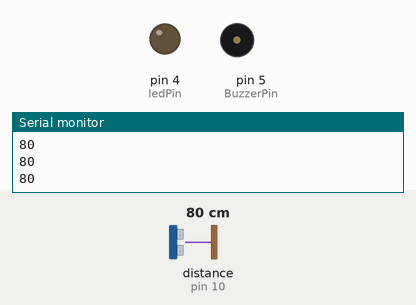
A sketch run on a simulated Arduino Uno, built with avr-gcc and run on an emulated ATmega328P. Parts: output pins drawn as LEDs (lit = HIGH), buzzer (waves = sounding), the last lines printed to the serial monitor. Wiring (inferred from the names in the program): ultrasonic range finder: trigger pin 9; echo pin 10. Dashed ring = blinking. The test bench sets the inputs (shaded band); at power-on: distance to the obstacle (sensor on pin 10) 80 cm. The echo pulse lasts 58.3 µs per cm; pins used as bus, display or sensor lines are not drawn.

Above: at 1.2 s.
1.3 s: distance to the obstacle (sensor on pin 10) set to 33 cm
2.8 s: distance to the obstacle (sensor on pin 10) set to 27 cm
At 3.3 s:
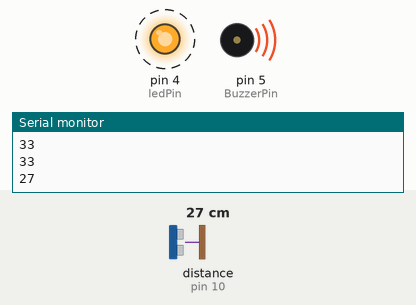
5.8 s: distance to the obstacle (sensor on pin 10) set to 6 cm
At 5.95 s:
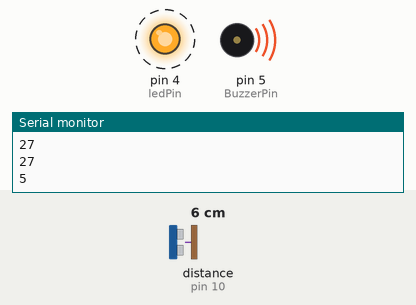
8.8 s: distance to the obstacle (sensor on pin 10) set to 3 cm
At 10.1 s:
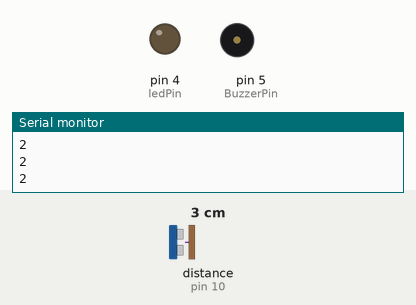
Timing chart, 0 to 11.3 s (numbered marks = the images above; inputs shaded):
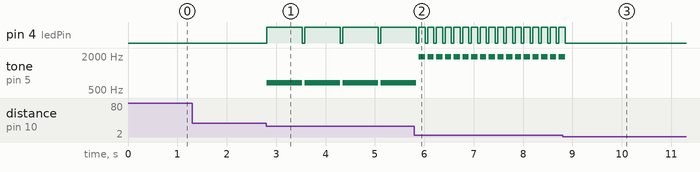

Measured:
- the behaviour switches between 31 and 30 cm on distance to the obstacle (sensor on pin 10) (found by bisection; images 0 and 1)
- the behaviour switches between 5 and 4 cm on distance to the obstacle (sensor on pin 10) (found by bisection; images 2 and 3)
- after the input at 2.8 s, pin 4 (ledPin): alternates HIGH for 0.72 s and LOW for 0.05 s, starting at once; tone on pin 5 (BuzzerPin): alternates 674 Hz for 0.72 s and silent for 0.05 s, starting at once
- after the input at 5.8 s, pin 4 (ledPin): alternates HIGH for 0.13 s and LOW for 0.05 s, starting after 0.22 s; tone on pin 5 (BuzzerPin): alternates 1943 Hz for 0.13 s and silent for 0.05 s, starting after 0.09 s
- after the input at 8.8 s, pin 4 (ledPin): goes on until 8.9 s, then stays LOW; tone on pin 5 (BuzzerPin): goes on until 8.9 s, then stays silent

The sketch:

HC-SR04.ino
```cpp
// A ultrasonic sensor(HCSRO4) has 4 pins.
// 2 for power and two for data
// it has a trigger pin and a echo pin
// physically it has a transmitter and a reciever
// the transmitter emits sound waves at around 40khz and the reciever reciever the reflected waves
// to transmit a sound wave we set the trigger pin as high
// this make the transmitter emit sound and also turn the reciever high
// we usually disable the transmitter after 10 microseconds
// the echo pin gives a high reading as long as it doent recive any sound
// so if the sound reflects back from a surface or object and is recieved by the reciever, the echo pin gives low signal
// we capture the time difference between the first high and the last low lets say t
// sound travels in aprrox 332 m/s
// v=S/t where S is distance
// S=vt
// we got the time for the sound to travel to the object and back so the S we will get is double
// S(actual) =vt/2
// Now the accuracy depends upon the temperature,humidity,quality of sensor,type of surface
// We are going to assume some values for the speed of sound and continue
// lets start
int trigPin = 9;
int echoPin = 10;
int ledPin = 4;
int BuzzerPin = 5;
//I am using it in a airconditoned roomm but it may vary a lot(like 35 in summer if outside)(We may  use a temp sensor or just accept some loss in accuracy)
float temp = 27.0;

void setup() {
  Serial.begin(9600);
  pinMode(trigPin, OUTPUT);
  pinMode(echoPin, INPUT);
  pinMode(ledPin, OUTPUT);
  pinMode(BuzzerPin, OUTPUT);
}
float getDistanceInCM() {
  //turn off in case it was on
  digitalWrite(trigPin, LOW);
  //wait 2micros for it to turn off
  delayMicroseconds(2);
  //Turn on the transmitter
  digitalWrite(trigPin, HIGH);
  //wait 10micros
  delayMicroseconds(10);
  digitalWrite(trigPin, LOW);
  //so we have send a pulse of sound from transmitter now its time to read the time difference from the reciever
  //30000 micros or 30ms is the max time it will wait so we are restictiong the max distance and preventing lag
  long duration = pulseIn(echoPin, HIGH, 30000);
  if (duration == 0) return -1;
  float speed = 331.0 + 0.6 * temp;
  //speed = m/s but we have duration  in micro seconds and want distance in cm so 1m = 100cm and 1s = 10^6micros = 1000000us
  //so 100/1000000=10000 then the correct unit v would be v/10000.0
  float distance = (duration / 2) * (speed / 10000.0);
  return distance;
}
void loop() {
  long distance = getDistanceInCM();
  Serial.println(distance);

  if (distance >= 4 && distance <= 30) {
    int delayTime = map(distance, 4, 30, 100, 800);
    int pitch = map(distance, 4, 30, 2000, 500);
    digitalWrite(ledPin, HIGH);
    tone(BuzzerPin, pitch);
    delay(delayTime);
    digitalWrite(ledPin, LOW);
    noTone(BuzzerPin);
  } else {
    digitalWrite(ledPin, LOW);
    noTone(BuzzerPin);
  }

  //take reading every 500 ms and print the distance
  delay(50);
}
```
